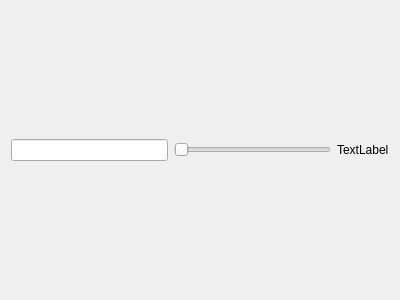
<?xml version="1.0" encoding="UTF-8"?>
<ui version="4.0">
 <class>ZynSlider</class>
 <widget class="QWidget" name="ZynSlider">
  <property name="geometry">
   <rect>
    <x>0</x>
    <y>0</y>
    <width>400</width>
    <height>300</height>
   </rect>
  </property>
  <property name="windowTitle">
   <string>Form</string>
  </property>
  <layout class="QHBoxLayout" name="horizontalLayout">
   <item>
    <widget class="QLineEdit" name="lineEdit"/>
   </item>
   <item>
    <widget class="QSlider" name="horizontalSlider">
     <property name="orientation">
      <enum>Qt::Horizontal</enum>
     </property>
    </widget>
   </item>
   <item>
    <widget class="QLabel" name="label">
     <property name="text">
      <string>TextLabel</string>
     </property>
    </widget>
   </item>
  </layout>
 </widget>
 <resources/>
 <connections/>
</ui>
